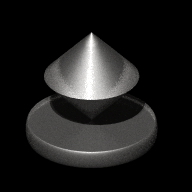

The image is a tile-based game level rendered from a .tmx file. Its description and source (layers, tilesets, objects; grid data summarised) follow:
An orthogonal 12x12 tile map with 16x16 px tiles, 1 tile layer (Calque de Tile 1).

<map version="1.0" orientation="orthogonal" renderorder="right-down" width="12" height="12" tilewidth="16" tileheight="16" nextobjectid="1">
 <tileset firstgid="1" name="pions" tilewidth="16" tileheight="16" tilecount="17375">
  <image source="pions.png" width="2000" height="2225" />
 </tileset>
 <layer name="Calque de Tile 1" width="12" height="12">
  <data>[144 cells, 92 non-empty, 89 distinct tile ids]</data>
 </layer>
</map>
